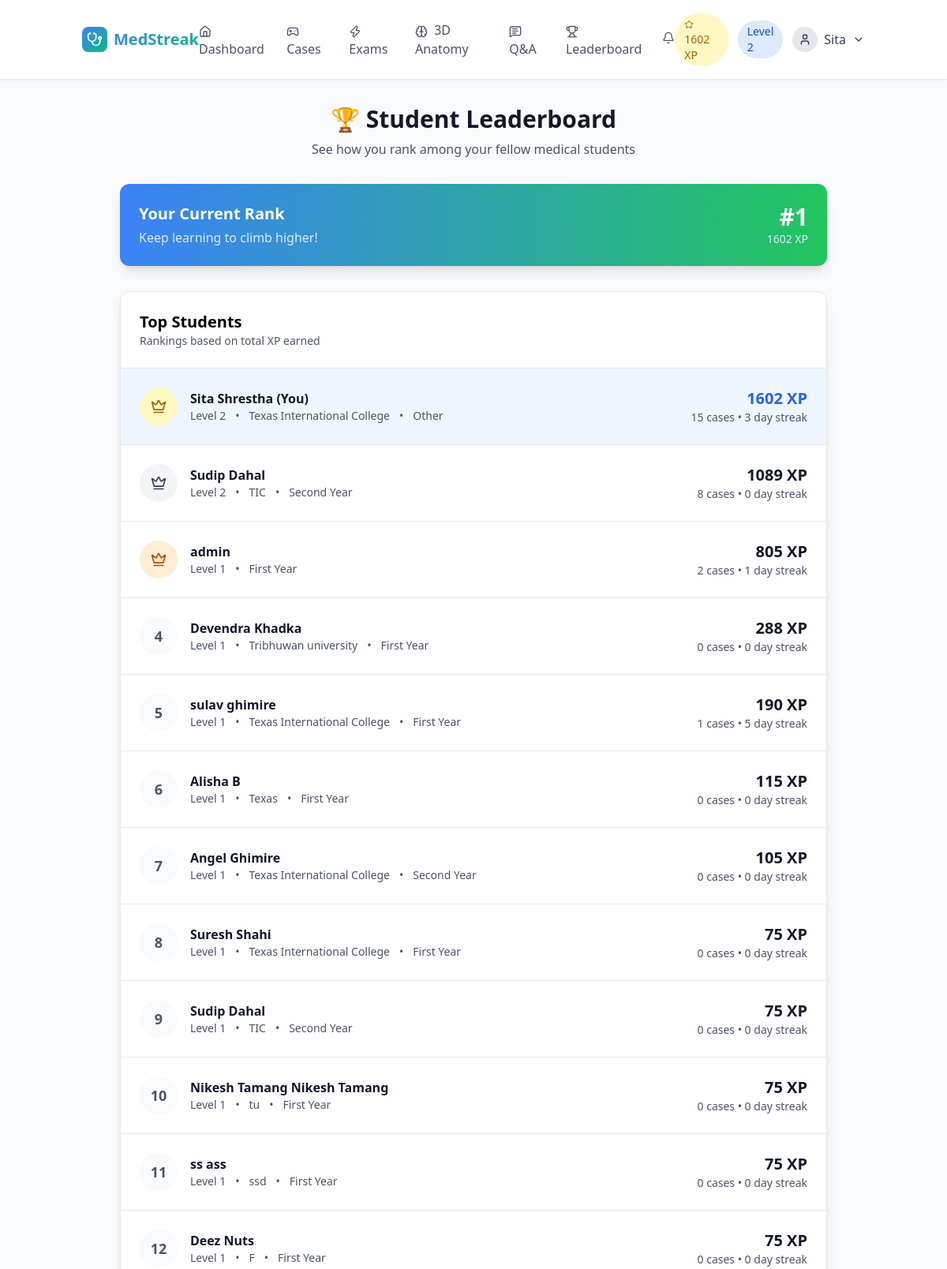
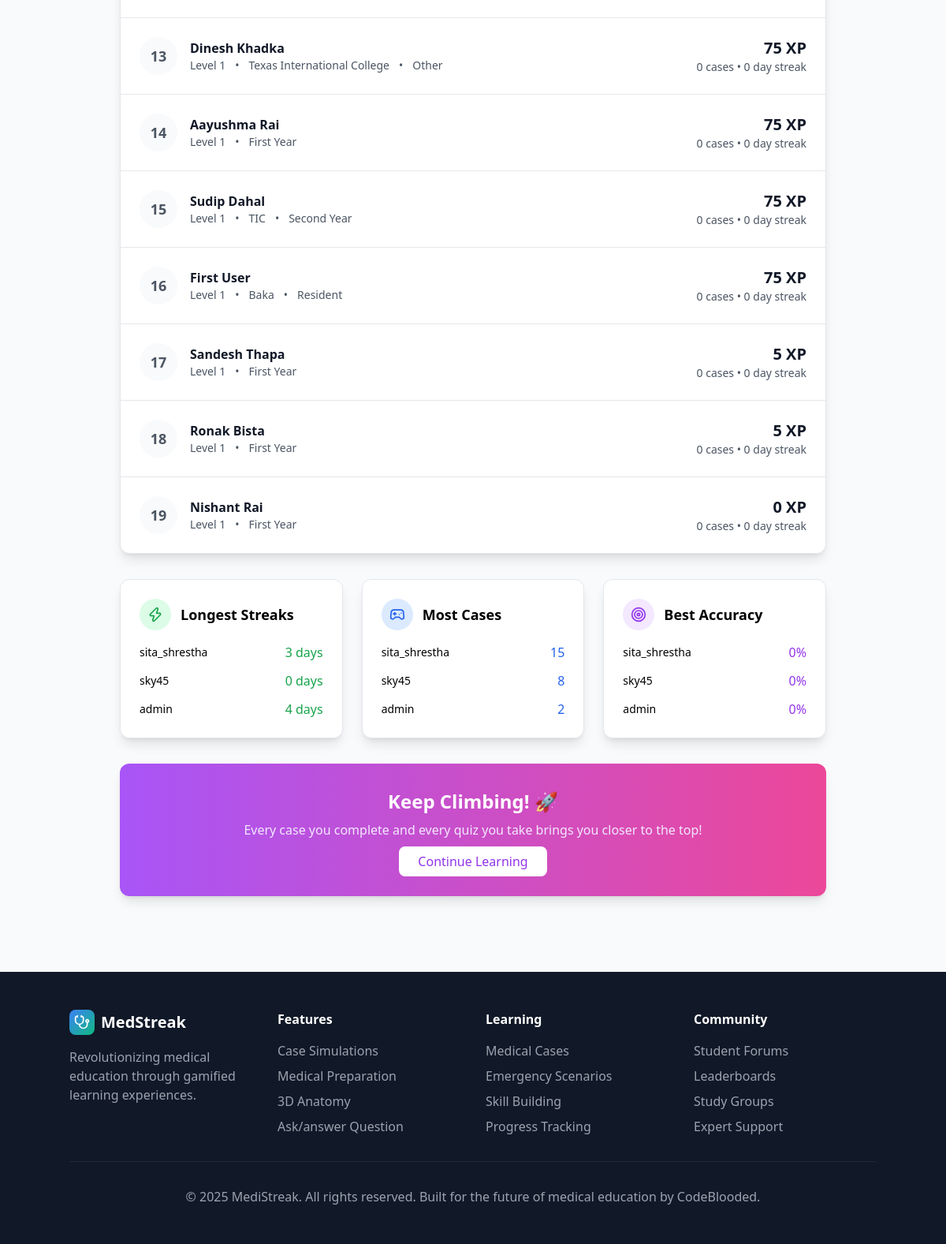
Screenshot of /leaderboard/ (signed in) with the database file from the repository (2 pictures, top to bottom).
### core/models.py (models this page shows, shortened)
class StudentProfile(models.Model):
    YEAR_CHOICES = [
        ('1', 'First Year'),
        ('2', 'Second Year'),
        ('3', 'Third Year'),
        ('4', 'Fourth Year'),
        ('resident', 'Resident'),
        ('other', 'Other'),
    ]
    SPECIALIZATION_CHOICES = [
        ('general', 'General Medicine'),
        ('cardiology', 'Cardiology'),
        ('neurology', 'Neurology'),
        ('pediatrics', 'Pediatrics'),
        ('surgery', 'Surgery'),
        ('psychiatry', 'Psychiatry'),
        ('emergency', 'Emergency Medicine'),
        ('radiology', 'Radiology'),
        ('pathology', 'Pathology'),
        ('other', 'Other'),
    ]
    user = models.OneToOneField(User, on_delete=models.CASCADE)
    student_id =  models.CharField(max_length=100, unique=True, default=generate_student_id)
    university = models.CharField(max_length=200, blank=True)
    year_of_study = models.CharField(max_length=10, choices=YEAR_CHOICES, default='1')
    specialization = models.CharField(max_length=20, choices=SPECIALIZATION_CHOICES, default='general')
    total_xp = models.IntegerField(default=0)
    level = models.IntegerField(default=1)
    current_streak = models.IntegerField(default=0)
    longest_streak = models.IntegerField(default=0)
    last_activity = models.DateTimeField(default=timezone.now)
    cases_completed = models.IntegerField(default=0)
    quiz_accuracy = models.FloatField(default=0.0)
    total_study_time = models.IntegerField(default=0)  # in minutes
    timed_challenges_completed = models.IntegerField(default=0)
    is_profile_complete = models.BooleanField(default=False)
    email_notifications = models.BooleanField(default=True)
    public_profile = models.BooleanField(default=True)
    created_at = models.DateTimeField(auto_now_add=True)
    updated_at = models.DateTimeField(auto_now=True)
    def get_rank(self):
        return StudentProfile.objects.filter(total_xp__gt=self.total_xp).count() + 1

### core/views.py (the view)
# urls.py: path('leaderboard/', views.leaderboard, name='leaderboard'),
@login_required
def leaderboard(request):
    students = StudentProfile.objects.select_related('user').order_by('-total_xp')
    try:
        user_rank = request.user.studentprofile.get_rank()
    except StudentProfile.DoesNotExist:
        profile = StudentProfile.objects.create(user=request.user)
        user_rank = profile.get_rank()
    context = {
        'students': students,
        'user_rank': user_rank,
    }
    return render(request, 'core/leaderboard.html', context)

### templates/core/leaderboard.html (shortened to what this page needs)
{% extends 'base.html' %}
{% block content %}
<div class="container mx-auto px-4 py-8">
    <div class="max-w-4xl mx-auto">
        <div class="text-center mb-8">
            <h1 class="text-3xl font-bold text-gray-900 mb-2">🏆 Student Leaderboard</h1>
            <p class="text-gray-600">See how you rank among your fellow medical students</p>
        </div>
        <div class="bg-gradient-to-r from-blue-500 to-green-500 rounded-xl shadow-lg p-6 mb-8 text-white">
            <div class="flex items-center justify-between">
                <div>
                    <h2 class="text-xl font-semibold mb-1">Your Current Rank</h2>
                    <p class="text-blue-100">Keep learning to climb higher!</p>
                </div>
                <div class="text-right">
                    <div class="text-3xl font-bold">#{{ user_rank }}</div>
                    <div class="text-sm text-blue-100">{{ user.studentprofile.total_xp }} XP</div>
                </div>
            </div>
        </div>
        <div class="bg-white rounded-xl shadow-lg border overflow-hidden">
            <div class="p-6 border-b">
                <h2 class="text-xl font-semibold">Top Students</h2>
                <p class="text-gray-600 text-sm">Rankings based on total XP earned</p>
            </div>
            <div class="divide-y divide-gray-200">
                {% for student in students %}
                    <div class="p-6 flex items-center justify-between {% if student.user == user %}bg-blue-50{% endif %}">
                        <div class="flex items-center space-x-4">
                            <div class="w-12 h-12 {% if forloop.counter == 1 %}bg-yellow-100 text-yellow-700{% elif forloop.counter == 2 %}bg-gray-100 text-gray-700{% elif forloop.counter == 3 %}bg-orange-100 text-orange-700{% else %}bg-gray-50 text-gray-600{% endif %} rounded-full flex items-center justify-center font-bold text-lg">
                                {% if forloop.counter <= 3 %}
                                    <i data-lucide="crown" class="w-5 h-5"></i>
                                {% else %}
                                    {{ forloop.counter }}
                                {% endif %}
                            </div>
                            <div>
                                <h3 class="font-semibold text-gray-900">
                                    {% if student.user == user %}
                                        {{ student.user.get_full_name|default:student.user.username }} (You)
                                    {% else %}
                                        {{ student.user.get_full_name|default:student.user.username }}
                                    {% endif %}
                                </h3>
                                <div class="flex items-center space-x-3 text-sm text-gray-600">
                                    <span>Level {{ student.level }}</span>
                                    {% if student.university %}
                                        <span>•</span>
                                        <span>{{ student.university }}</span>
                                    {% endif %}
                                    <span>•</span>
                                    <span>{{ student.get_year_of_study_display }}</span>
                                </div>
                            </div>
                        </div>
                        <div class="text-right">
                            <div class="text-xl font-bold {% if student.user == user %}text-blue-600{% else %}text-gray-900{% endif %}">
                                {{ student.total_xp }} XP
                            </div>
                            <div class="text-sm text-gray-600">
                                {{ student.cases_completed }} cases • {{ student.current_streak }} day streak
                            </div>
                        </div>
                    </div>
                {% endfor %}
            </div>
        </div>
        <div class="grid md:grid-cols-3 gap-6 mt-8">
            <div class="bg-white rounded-xl shadow-lg border p-6">
                <div class="flex items-center space-x-3 mb-4">
                    <div class="w-10 h-10 bg-green-100 rounded-full flex items-center justify-center">
                        <i data-lucide="zap" class="w-5 h-5 text-green-600"></i>
                    </div>
                    <h3 class="text-lg font-semibold">Longest Streaks</h3>
                </div>
                <div class="space-y-3">
                    {% for student in students|slice:":3" %}
                        <div class="flex justify-between items-center">
                            <span class="text-sm">{{ student.user.username }}</span>
                            <span class="font-medium text-green-600">{{ student.longest_streak }} days</span>
                        </div>
                    {% endfor %}
                </div>
            </div>
            <div class="bg-white rounded-xl shadow-lg border p-6">
                <div class="flex items-center space-x-3 mb-4">
                    <div class="w-10 h-10 bg-blue-100 rounded-full flex items-center justify-center">
                        <i data-lucide="gamepad-2" class="w-5 h-5 text-blue-600"></i>
                    </div>
                    <h3 class="text-lg font-semibold">Most Cases</h3>
                </div>
                <div class="space-y-3">
                    {% for student in students|slice:":3" %}
                        <div class="flex justify-between items-center">
                            <span class="text-sm">{{ student.user.username }}</span>
                            <span class="font-medium text-blue-600">{{ student.cases_completed }}</span>
                        </div>
                    {% endfor %}
                </div>
            </div>
            <div class="bg-white rounded-xl shadow-lg border p-6">
                <div class="flex items-center space-x-3 mb-4">
                    <div class="w-10 h-10 bg-purple-100 rounded-full flex items-center justify-center">
                        <i data-lucide="target" class="w-5 h-5 text-purple-600"></i>
                    </div>
                    <h3 class="text-lg font-semibold">Best Accuracy</h3>
                </div>
                <div class="space-y-3">
                    {% for student in students|slice:":3" %}
                        <div class="flex justify-between items-center">
                            <span class="text-sm">{{ student.user.username }}</span>
                            <span class="font-medium text-purple-600">{{ student.quiz_accuracy|floatformat:0 }}%</span>
                        </div>
                    {% endfor %}
                </div>
            </div>
        </div>
        <div class="bg-gradient-to-r from-purple-500 to-pink-500 rounded-xl shadow-lg p-8 mt-8 text-white text-center">
            <h2 class="text-2xl font-bold mb-2">Keep Climbing! 🚀</h2>
            <p class="text-purple-100 mb-4">Every case you complete and every quiz you take brings you closer to the top!</p>
            <a href="{% url 'dashboard' %}" class="bg-white text-purple-600 px-6 py-2 rounded-lg font-medium hover:bg-gray-100 transition-colors">
                Continue Learning
            </a>
        </div>
    </div>
</div>
{% endblock %}

### templates/base.html (shortened to what this page needs)
<!DOCTYPE html>
<html lang="en">
<head>
    <script src="https://cdn.tailwindcss.com"></script>
</head>
<body class="bg-gray-50">
    <header class="bg-white border-b sticky top-0 z-50 shadow-sm">
        <div class="container mx-auto px-4 py-4 flex items-center justify-between">
            <a href="{% url 'home' %}" class="flex items-center space-x-2">
                <div class="w-8 h-8 gradient-bg rounded-lg flex items-center justify-center">
                    <i data-lucide="stethoscope" class="w-5 h-5 text-white"></i>
                </div>
                <span class="text-xl font-bold gradient-text">MedStreak</span>
            </a>
            <nav class="hidden md:flex items-center space-x-6">
                {% if user.is_authenticated %}
                    <a href="{% url 'dashboard' %}" class="text-gray-600 hover:text-blue-600 transition-colors {% if request.resolver_match.url_name == 'dashboard' %}text-blue-600 font-medium{% endif %}">
                        <i data-lucide="home" class="w-4 h-4 inline mr-1"></i>
                        Dashboard
                    </a>
                    <a href="{% url 'case_list' %}" class="text-gray-600 hover:text-blue-600 transition-colors">
                        <i data-lucide="gamepad-2" class="w-4 h-4 inline mr-1"></i>
                        Cases
                    </a>
                    <a href="{% url 'quizzes:quiz_list' %}" class="text-gray-600 hover:text-blue-600 transition-colors">
                        <i data-lucide="zap" class="w-4 h-4 inline mr-1"></i>
                        Exams
                    </a>
                    <a href="{% url 'anatomy_explorer' %}" class="text-gray-600 hover:text-blue-600 transition-colors">
                        <i data-lucide="brain" class="w-4 h-4 inline mr-1"></i>
                        3D Anatomy
                    </a>
                    <a href="{% url 'ai_checker:question_feed' %}" class="text-gray-600 hover:text-blue-600 transition-colors">
                    <i data-lucide="message-square-text" class="w-4 h-4 inline mr-1"></i>
                       Q&A
                    </a>
                    <a href="{% url 'leaderboard' %}" class="text-gray-600 hover:text-blue-600 transition-colors">
                        <i data-lucide="trophy" class="w-4 h-4 inline mr-1"></i>
                        Leaderboard
                    </a>
                    <div class="relative" id="notification-dropdown">
                        <button class="text-gray-600 hover:text-blue-600 transition-colors relative inline-flex items-center focus:outline-none" onclick="toggleNotificationDropdown()">
                            <i data-lucide="bell" class="w-4 h-4"></i>
                        </button>
                    </div>
                {% endif %}
            </nav>
            <div class="flex items-center space-x-4">
                {% if user.is_authenticated %}
                    <div class="flex items-center space-x-3">
                        <div class="bg-yellow-100 text-yellow-700 px-3 py-1 rounded-full text-sm font-medium">
                            <i data-lucide="star" class="w-3 h-3 inline mr-1"></i>
                            {{ user.studentprofile.total_xp }} XP
                        </div>
                        <div class="bg-blue-100 text-blue-700 px-3 py-1 rounded-full text-sm font-medium">
                            Level {{ user.studentprofile.level }}
                        </div>
                        <div class="relative group">
                            <button class="flex items-center space-x-2 text-gray-700 hover:text-blue-600 transition-colors">
                                <div class="w-8 h-8 bg-gray-200 rounded-full flex items-center justify-center">
                                    <i data-lucide="user" class="w-4 h-4"></i>
                                </div>
                                <span class="hidden sm:block">{{ user.first_name|default:user.username }}</span>
                                <i data-lucide="chevron-down" class="w-4 h-4"></i>
                            </button>
                        </div>
                    </div>
                {% endif %}
            </div>
        </div>
    </header>
    <main>
        {% block content %}{% endblock %}
    </main>
    <footer class="bg-gray-900 text-white py-12 px-4 mt-16">
        <div class="container mx-auto">
            <div class="grid md:grid-cols-4 gap-8">
                <div>
                    <div class="flex items-center space-x-2 mb-4">
                        <div class="w-8 h-8 gradient-bg rounded-lg flex items-center justify-center">
                            <i data-lucide="stethoscope" class="w-5 h-5 text-white"></i>
                        </div>
                        <span class="text-xl font-bold">MedStreak</span>
                    </div>
                    <p class="text-gray-400">Revolutionizing medical education through gamified learning experiences.</p>
                </div>
                <div>
                    <h4 class="font-semibold mb-4">Features</h4>
                    <ul class="space-y-2 text-gray-400">
                        <li>Case Simulations</li>
                        <li>Medical Preparation</li>
                        <li>3D Anatomy</li>
                        <li>Ask/answer Question</li>
                    </ul>
                </div>
                <div>
                    <h4 class="font-semibold mb-4">Learning</h4>
                    <ul class="space-y-2 text-gray-400">
                        <li>Medical Cases</li>
                        <li>Emergency Scenarios</li>
                        <li>Skill Building</li>
                        <li>Progress Tracking</li>
                    </ul>
                </div>
                <div>
                    <h4 class="font-semibold mb-4">Community</h4>
                    <ul class="space-y-2 text-gray-400">
                        <li>Student Forums</li>
                        <li>Leaderboards</li>
                        <li>Study Groups</li>
                        <li>Expert Support</li>
                    </ul>
                </div>
            </div>
            <div class="border-t border-gray-800 mt-8 pt-8 text-center text-gray-400">
                <p>&copy; 2025 MediStreak. All rights reserved. Built for the future of medical education by CodeBlooded.</p>
            </div>
        </div>
    </footer>
</body>
</html>

### rows the page displays
StudentProfile: user.get_full_name "Sita Shrestha", level "2", university "Texas International College", year_of_study "Other", total_xp "1602", cases_completed "15", current_streak "3", user.username "sita_shrestha", longest_streak "3", quiz_accuracy "0"
StudentProfile: user.get_full_name "Sudip Dahal", level "2", university "TIC", year_of_study "Second Year", total_xp "1089", cases_completed "8", current_streak "0", user.username "sky45", longest_streak "0", quiz_accuracy "0"
StudentProfile: user.get_full_name "admin", level "1", year_of_study "First Year", total_xp "805", cases_completed "2", current_streak "1", user.username "admin", longest_streak "4", quiz_accuracy "0"
StudentProfile: user.get_full_name "Devendra Khadka", level "1", university "Tribhuwan university", year_of_study "First Year", total_xp "288", cases_completed "0", current_streak "0"
StudentProfile: user.get_full_name "sulav ghimire", level "1", university "Texas International College", year_of_study "First Year", total_xp "190", cases_completed "1", current_streak "5"
StudentProfile: user.get_full_name "Alisha B", level "1", university "Texas", year_of_study "First Year", total_xp "115", cases_completed "0", current_streak "0"
StudentProfile: user.get_full_name "Angel Ghimire", level "1", university "Texas International College", year_of_study "Second Year", total_xp "105", cases_completed "0", current_streak "0"
StudentProfile: user.get_full_name "Suresh Shahi", level "1", university "Texas International College", year_of_study "First Year", total_xp "75", cases_completed "0", current_streak "0"
StudentProfile: user.get_full_name "Sudip Dahal", level "1", university "TIC", year_of_study "Second Year", total_xp "75", cases_completed "0", current_streak "0"
StudentProfile: user.get_full_name "Nikesh Tamang Nikesh Tamang", level "1", university "tu", year_of_study "First Year", total_xp "75", cases_completed "0", current_streak "0"
StudentProfile: user.get_full_name "ss ass", level "1", university "ssd", year_of_study "First Year", total_xp "75", cases_completed "0", current_streak "0"
StudentProfile: user.get_full_name "Deez Nuts", level "1", university "F", year_of_study "First Year", total_xp "75", cases_completed "0", current_streak "0"
StudentProfile: user.get_full_name "Dinesh Khadka", level "1", university "Texas International College", year_of_study "Other", total_xp "75", cases_completed "0", current_streak "0"
StudentProfile: user.get_full_name "Aayushma Rai", level "1", year_of_study "First Year", total_xp "75", cases_completed "0", current_streak "0"
StudentProfile: user.get_full_name "Sudip Dahal", level "1", university "TIC", year_of_study "Second Year", total_xp "75", cases_completed "0", current_streak "0"
StudentProfile: user.get_full_name "First User", level "1", university "Baka", year_of_study "Resident", total_xp "75", cases_completed "0", current_streak "0"
StudentProfile: user.get_full_name "Sandesh Thapa", level "1", year_of_study "First Year", total_xp "5", cases_completed "0", current_streak "0"
StudentProfile: user.get_full_name "Ronak Bista", level "1", year_of_study "First Year", total_xp "5", cases_completed "0", current_streak "0"
StudentProfile: user.get_full_name "Nishant Rai", level "1", year_of_study "First Year", total_xp "0", cases_completed "0", current_streak "0"

### other values shown
{{ user.studentprofile.total_xp }} "1602"
{{ user.studentprofile.level }} "2"
{{ user.first_name|default:user.username }} "Sita"
{{ user_rank }} "1"
